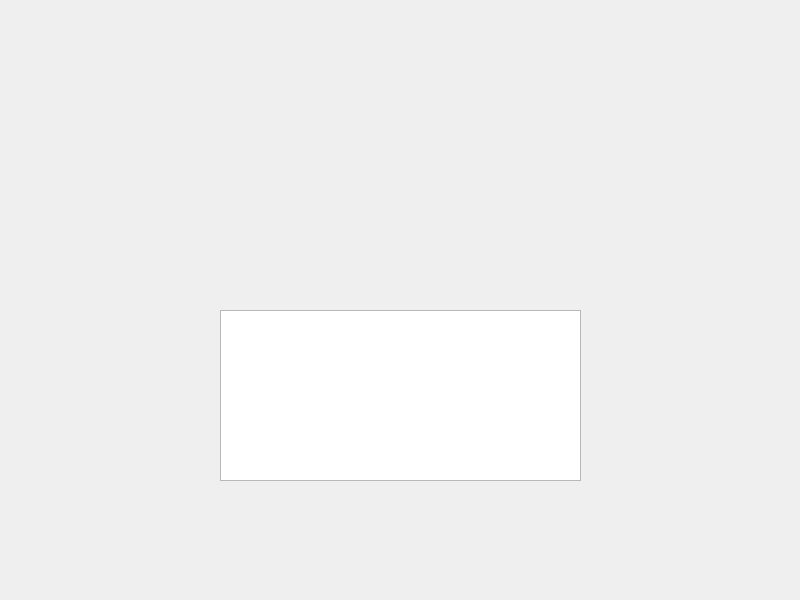
<?xml version="1.0" encoding="UTF-8"?>
<ui version="4.0">
 <class>Widget</class>
 <widget class="QWidget" name="Widget">
  <property name="geometry">
   <rect>
    <x>0</x>
    <y>0</y>
    <width>800</width>
    <height>600</height>
   </rect>
  </property>
  <property name="windowTitle">
   <string>Widget</string>
  </property>
  <widget class="QTextEdit" name="textEdit">
   <property name="geometry">
    <rect>
     <x>220</x>
     <y>310</y>
     <width>361</width>
     <height>171</height>
    </rect>
   </property>
  </widget>
  <widget class="QLabel" name="label">
   <property name="geometry">
    <rect>
     <x>230</x>
     <y>200</y>
     <width>171</width>
     <height>51</height>
    </rect>
   </property>
   <property name="text">
    <string/>
   </property>
  </widget>
 </widget>
 <resources/>
 <connections/>
</ui>
